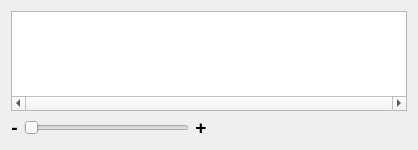
<?xml version="1.0" encoding="UTF-8"?>
<ui version="4.0">
 <class>Timeline</class>
 <widget class="QWidget" name="Timeline">
  <property name="geometry">
   <rect>
    <x>0</x>
    <y>0</y>
    <width>418</width>
    <height>150</height>
   </rect>
  </property>
  <property name="sizePolicy">
   <sizepolicy hsizetype="Preferred" vsizetype="Ignored">
    <horstretch>0</horstretch>
    <verstretch>0</verstretch>
   </sizepolicy>
  </property>
  <property name="minimumSize">
   <size>
    <width>0</width>
    <height>150</height>
   </size>
  </property>
  <property name="maximumSize">
   <size>
    <width>16777215</width>
    <height>150</height>
   </size>
  </property>
  <property name="mouseTracking">
   <bool>true</bool>
  </property>
  <property name="windowTitle">
   <string>Timeline</string>
  </property>
  <property name="autoFillBackground">
   <bool>false</bool>
  </property>
  <layout class="QGridLayout" name="gridLayout">
   <item row="0" column="0" colspan="4">
    <widget class="QGraphicsView" name="timelineView">
     <property name="sizePolicy">
      <sizepolicy hsizetype="Preferred" vsizetype="Expanding">
       <horstretch>0</horstretch>
       <verstretch>0</verstretch>
      </sizepolicy>
     </property>
     <property name="minimumSize">
      <size>
       <width>0</width>
       <height>100</height>
      </size>
     </property>
     <property name="maximumSize">
      <size>
       <width>16777215</width>
       <height>110</height>
      </size>
     </property>
     <property name="mouseTracking">
      <bool>true</bool>
     </property>
     <property name="verticalScrollBarPolicy">
      <enum>Qt::ScrollBarAlwaysOff</enum>
     </property>
     <property name="horizontalScrollBarPolicy">
      <enum>Qt::ScrollBarAlwaysOn</enum>
     </property>
     <property name="sizeAdjustPolicy">
      <enum>QAbstractScrollArea::AdjustIgnored</enum>
     </property>
     <property name="alignment">
      <set>Qt::AlignLeading|Qt::AlignLeft|Qt::AlignVCenter</set>
     </property>
     <property name="renderHints">
      <set>QPainter::Antialiasing|QPainter::TextAntialiasing</set>
     </property>
     <property name="dragMode">
      <enum>QGraphicsView::NoDrag</enum>
     </property>
    </widget>
   </item>
   <item row="1" column="0">
    <widget class="QLabel" name="label_2">
     <property name="font">
      <font>
       <pointsize>14</pointsize>
       <weight>75</weight>
       <bold>true</bold>
      </font>
     </property>
     <property name="text">
      <string>-</string>
     </property>
     <property name="alignment">
      <set>Qt::AlignCenter</set>
     </property>
    </widget>
   </item>
   <item row="1" column="1">
    <widget class="QSlider" name="zoom">
     <property name="minimum">
      <number>1</number>
     </property>
     <property name="maximum">
      <number>10</number>
     </property>
     <property name="orientation">
      <enum>Qt::Horizontal</enum>
     </property>
    </widget>
   </item>
   <item row="1" column="2">
    <widget class="QLabel" name="label">
     <property name="font">
      <font>
       <pointsize>14</pointsize>
       <weight>75</weight>
       <bold>true</bold>
      </font>
     </property>
     <property name="text">
      <string>+</string>
     </property>
     <property name="alignment">
      <set>Qt::AlignCenter</set>
     </property>
    </widget>
   </item>
   <item row="1" column="3">
    <spacer name="horizontalSpacer">
     <property name="orientation">
      <enum>Qt::Horizontal</enum>
     </property>
     <property name="sizeHint" stdset="0">
      <size>
       <width>194</width>
       <height>20</height>
      </size>
     </property>
    </spacer>
   </item>
  </layout>
 </widget>
 <resources/>
 <connections/>
</ui>
